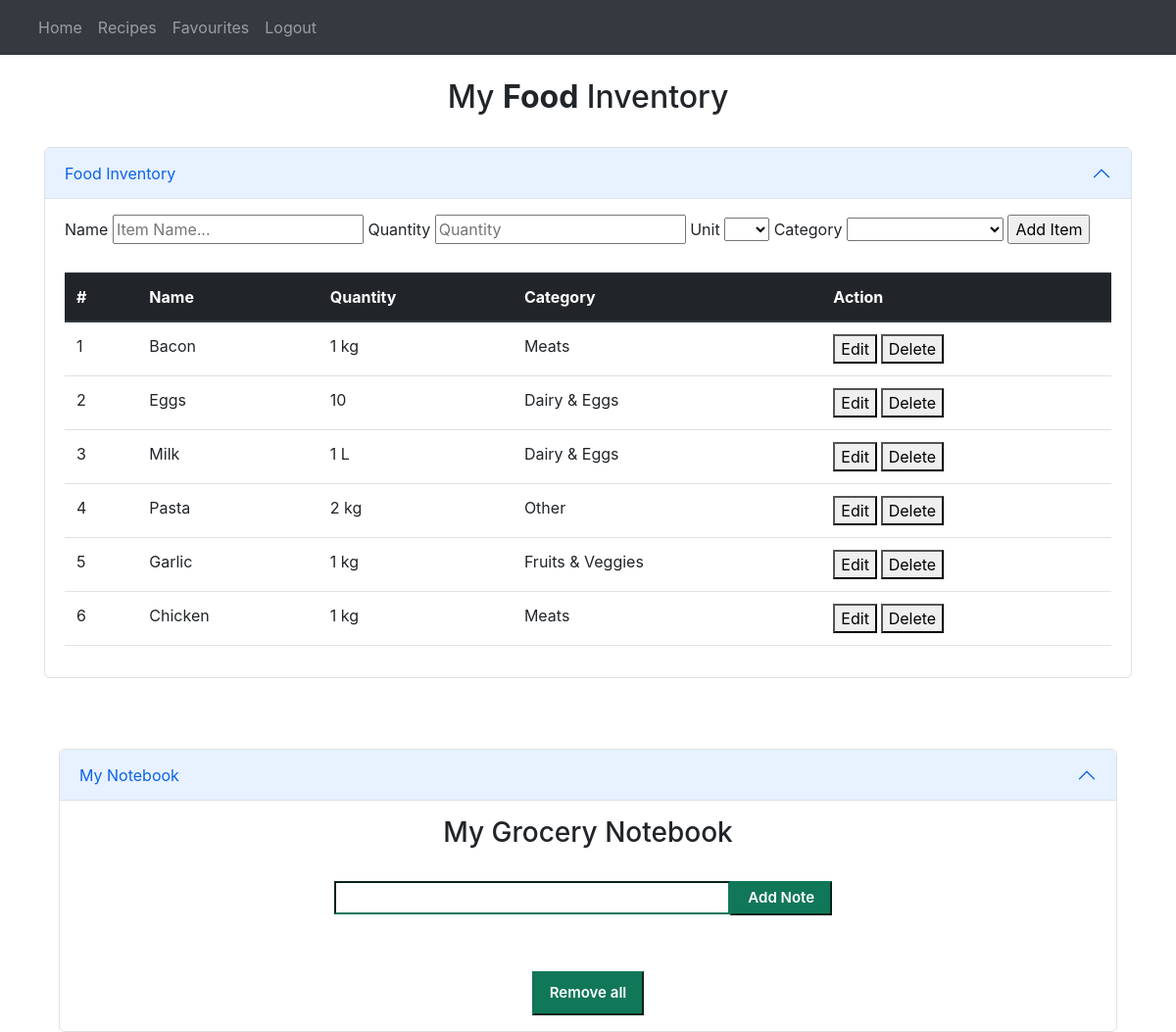
Screenshot of /home (signed in) with the database file from the repository.
### webapp/models.py (models this page shows, shortened)
class FoodItems(db.Model):
    id = db.Column(db.Integer, primary_key=True)
    fname = db.Column(db.String(100))
    category = db.Column(db.String(50))
    units = db.Column(db.String(20))
    quantity = db.Column(db.String(20))
    owner = db.Column(db.Integer, db.ForeignKey(
        'user.id', ondelete="CASCADE"), nullable=False)

### webapp/main.py (the view)
@main.route("/")
@main.route("/home", methods=['GET', 'POST'])
@login_required
def home():
    items = current_user.foods
    return render_template("home.html", items=items, user=current_user)

### webapp/__init__.py (called while the page is built)
def create_app():
    app = Flask(__name__)
    app.config['SECRET_KEY'] = "cs50r0x!"
    app.config['SQLALCHEMY_DATABASE_URI'] = f'sqlite:///{DB_NAME}'
    db.init_app(app)
    from .main import main
    from .auth import auth
    app.register_blueprint(main, url_prefix="/")
    app.register_blueprint(auth, url_prefix="/")
    from .models import User
    create_db(app)
    login_manager = LoginManager()
    login_manager.login_view = "auth.login"
    login_manager.init_app(app)
    @login_manager.user_loader
    def load_user(id):
        return User.query.get(int(id))
    return app

### webapp/templates/home.html (shortened to what this page needs)
{% extends "base.html" %}
{% block content %}
{% block head %}
<link rel="stylesheet" href="static/styles.css">
<link rel="stylesheet" href="static/notes.css">
{% endblock %}
<div>
    <br>
    <h2 style="text-align: center;">My <b>Food</b> Inventory</h2>
    <br>
</div>
<div class="accordion" id="accordionInv">
  <div class="accordion-item">
    <h2 class="accordion-header" id="headingInv">
      <button class="accordion-button" type="button" data-bs-toggle="collapse"
       data-bs-target="#collapseInv" aria-expanded="true" aria-controls="collapseInv">
        Food Inventory
      </button>
    </h2>
    <div id="collapseInv" class="accordion-collapse collapse show"
     aria-labelledby="headingInv" data-bs-parent="#accordionInv">
    <div class="accordion-body">
    <table class="table table-hover">
      <thead class="thead-dark">
        <tr>
          <th scope="col">#</th>
          <th scope="col">Name</th>
          <th scope="col">Quantity</th>
          <th scope="col">Category</th>
          <th scope="col">Action</th>
        </tr>
          <div>
              <form action="/add-items" method="POST" id="addForm" style="display: none;">
                  <label for="fname">Name</label>
                  <input type="text" id="fname" name="fname" placeholder="Item Name...">
                  <label for="lname">Quantity</label>
                  <input type="text" id="quantity" name="quantity" placeholder="Quantity">
                  <label for="units">Unit</label>
                  <select id="units" name="units">
                    <option value=""></option>
                    <option value="kg">kg</option>
                  </select>
                  <label for="category">Category</label>
                  <select id="category" name="category">
                    <option value=""></option>
                    <option value="Meats">Meats</option>
                  </select>
                  <input type="submit" name="add" value="Add Item">
                </form>
            </div>
      </thead>
      <br>
      <tbody>
        {% for item in items %}
        <tr>
          <td>{{item.id}}</td>
          <td>{{item.fname}}</td>
          <td>{{item.quantity}} {{item.units}}</td>
          <td>{{item.category}}</td>
          <th scope="row">
            <button id="editBtn" data-toggle="modal" data-target="#modaledit{{item.id}}">Edit</button>
            <button id="delBtn" onclick="window.location.href='/delete/{{item.id}}';">Delete</button>
          </th>
        </tr>
  <div id="modaledit{{item.id}}" class="modal fade" role="dialog">
        {% endfor %}
      </tbody>
      </table>
      </div>
    </div>
  </div>
  </div>
    <div>
      <br>
      <br>
      <br>
    </div>
    <div class="col-12">
      <div class="accordion" id="accordionGro">
        <div class="accordion-item">
          <h2 class="accordion-header" id="headingGro">
            <button class="accordion-button" type="button" data-bs-toggle="collapse"
             data-bs-target="#collapseGro" aria-expanded="true" aria-controls="collapseGro">
              My Notebook
            </button>
          </h2>
          <div id="collapseGro" class="accordion-collapse collapse show"
           aria-labelledby="headingGro" data-bs-parent="#accordionGro">
          <div class="accordion-body">
          <div class="section-notes-list">
            <h3>My Grocery Notebook</h3>
            <br>
            <div class="input-btn">
                <input type="text">
                <button onclick="addNotes()">Add Note</button>
            </div>
            <button class="remove-all" onclick="deleteAll()">Remove all</button>
        </div>
          </div>
        </div>
      </div>
      </div>
    </div>
{% endblock %}

### webapp/templates/base.html (shortened to what this page needs)
<!DOCTYPE html>
<html lang="en">
<head>
    <link href="https://cdn.jsdelivr.net/npm/bootstrap@5.2.3/dist/css/bootstrap.min.css"
    rel="stylesheet"/>
    <link rel="stylesheet" href="https://cdn.jsdelivr.net/npm/bootstrap@4.0.0/dist/css/bootstrap.min.css">
</head>
<body>
    <nav class="navbar navbar-expand-lg navbar-dark bg-dark">
        <div class="container-fluid">
          <div class="collapse navbar-collapse" id="navbar">
            <div class="navbar-nav">
              <a class="nav-item nav-link" href="/home">Home</a>
              {% if user.is_authenticated %}
              <a class="nav-item nav-link" href="/recipes">Recipes</a>
              <a class="nav-item nav-link" href="/favourites">Favourites</a>
              <a class="nav-item nav-link" href="/logout">Logout</a>
              {% else %}
              <a class="nav-item nav-link" href="/login">Login</a>
              <a class="nav-item nav-link" href="/sign-up">Sign Up</a>
              {% endif %}
            </div>
          </div>
        </div>
      </nav>
      <div class="container">{% block content %}{% endblock %}</div>
</body>
</html>

### webapp/static/notes.css (style rules this page uses)
.section-notes-list { width: 50%; margin: 0 auto; text-align: center; }
.input-btn { display: flex; margin-bottom: 10%; }
.input-btn input { width: 78%; height: 34px; border-radius: none; border-color: #107758; font-size: 19px; padding-left: 17px; }
.input-btn button { width: 20%; height: 35px; border-radius: none; border-color: #107758; background-color: #107758; color: #fff; font-size: 15px; font-weight: 600; cursor: pointer; }
.remove-all { border-radius: none; border-color: #107758; background-color: #107758; color: #fff; font-size: 15px; font-weight: 600; cursor: pointer; padding: 9px 16px; }

### rows the page displays
FoodItems: id "1", fname "Bacon", quantity "1", units "kg", category "Meats"
FoodItems: id "2", fname "Eggs", quantity "10", category "Dairy & Eggs"
FoodItems: id "3", fname "Milk", quantity "1", units "L", category "Dairy & Eggs"
FoodItems: id "4", fname "Pasta", quantity "2", units "kg", category "Other"
FoodItems: id "5", fname "Garlic", quantity "1", units "kg", category "Fruits & Veggies"
FoodItems: id "6", fname "Chicken", quantity "1", units "kg", category "Meats"
